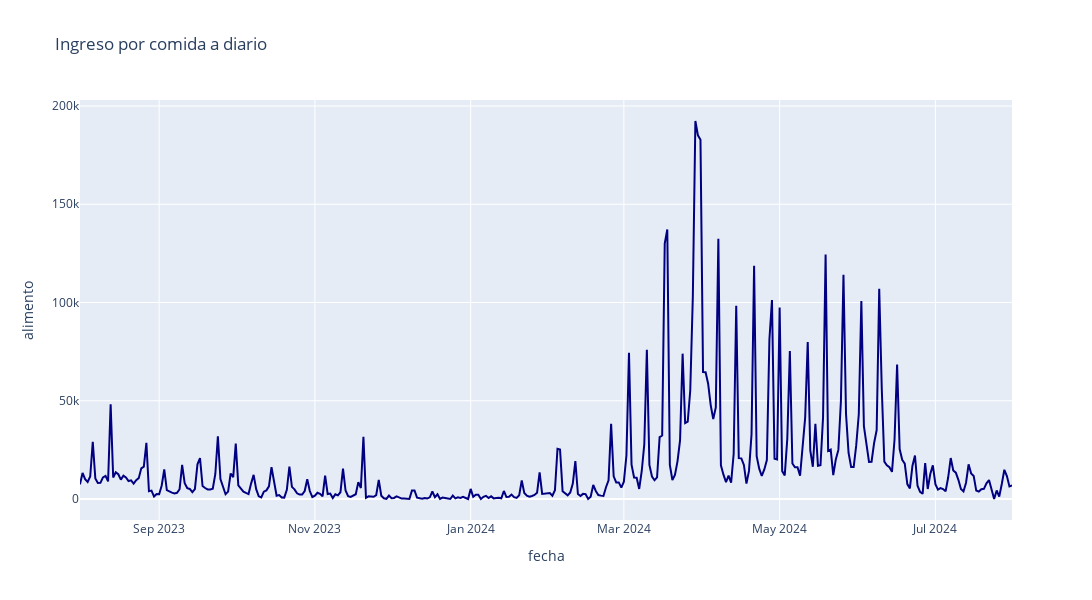

The cell this chart's notebook holds for it:
### Markdown cell above
### Ingreso por alimentos

### Code cell
fig = px.line(df, x='fecha', y='alimento', title='Ingreso por comida a diario')
fig.update_layout(
    width=1200,  
    height=600  
)
fig.update_traces(line=dict(color='navy'))
fig.show()

### Figure 1 — Plotly figure (JSON) as saved in the notebook; plotly's stock layout.template omitted (floating-point values rounded to 4 significant figures; data arrays with more than 128 entries replaced by an {"elided": "..."} marker saying what was removed)
{"data": [{"hovertemplate": "fecha=%{x}<br>alimento=%{y}<extra></extra>", "legendgroup": "", "line": {"color": "navy", "dash": "solid"}, "marker": {"symbol": "circle"}, "mode": "lines", "name": "", "orientation": "v", "showlegend": false, "type": "scatter", "x": {"elided": "366 str values"}, "xaxis": "x", "y": {"elided": "366 float values"}, "yaxis": "y"}], "layout": {"height": 600, "legend": {"tracegroupgap": 0}, "title": {"text": "Ingreso por comida a diario"}, "width": 1200, "xaxis": {"anchor": "y", "domain": [0, 1], "title": {"text": "fecha"}}, "yaxis": {"anchor": "x", "domain": [0, 1], "title": {"text": "alimento"}}}}
